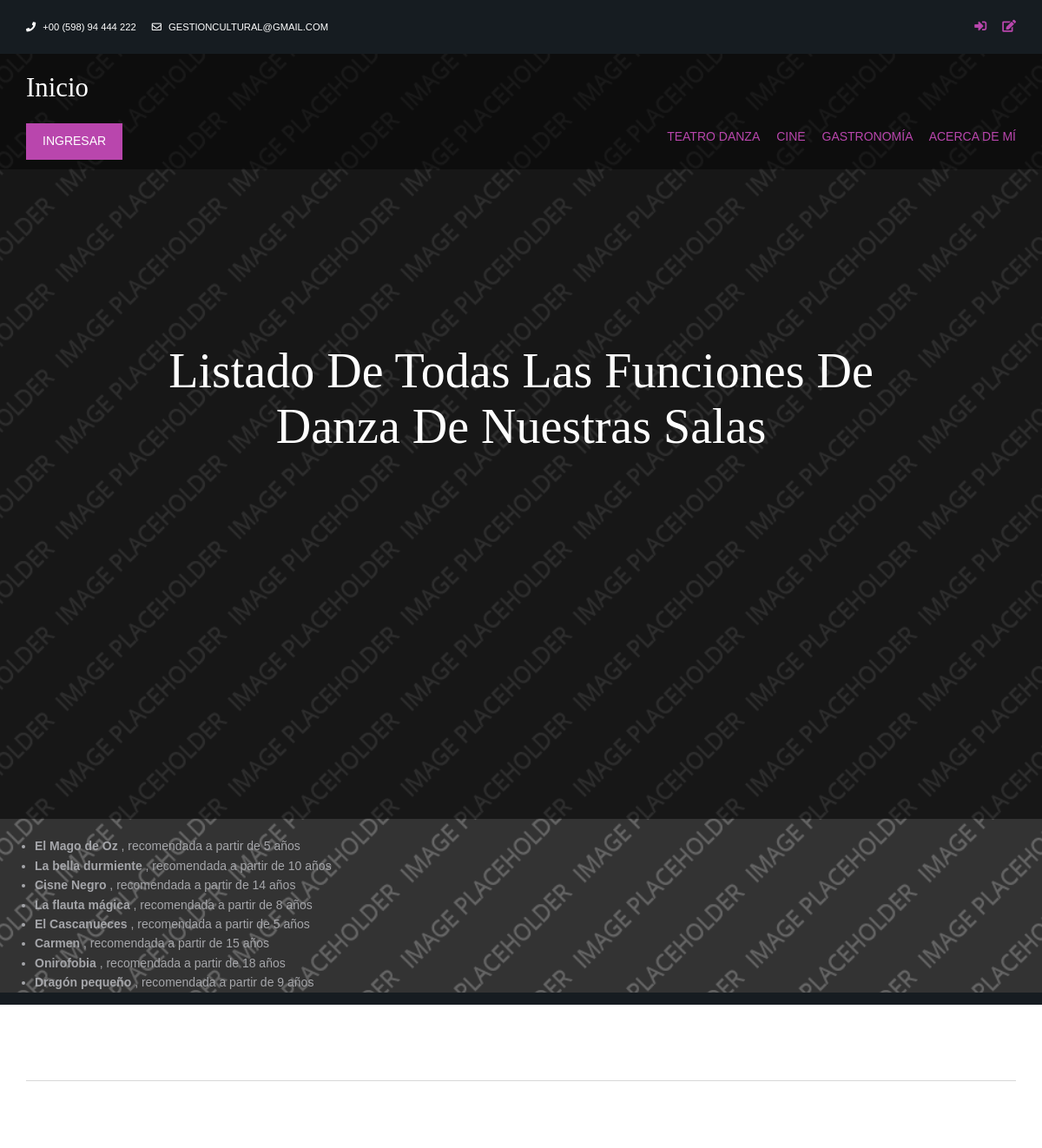
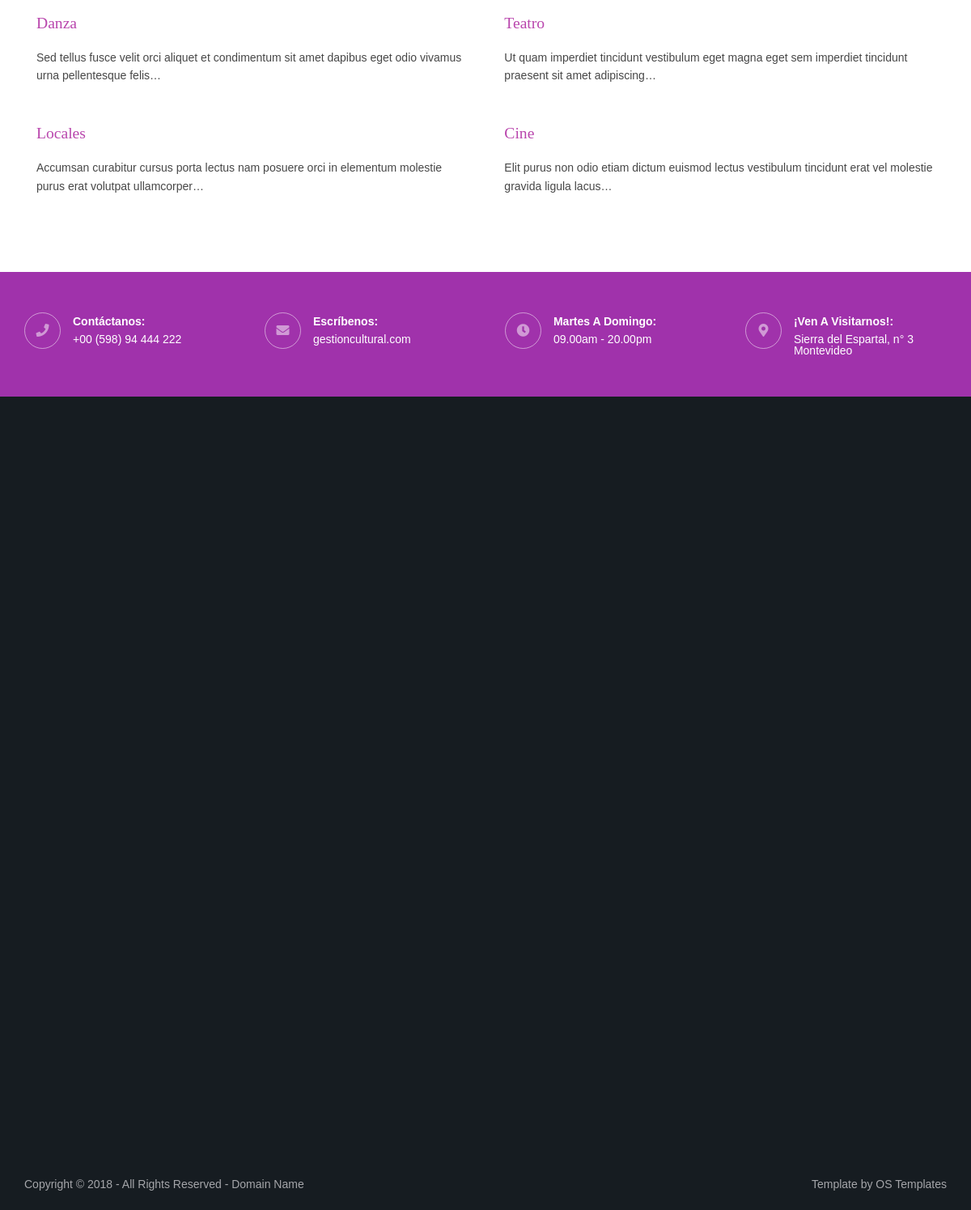
The app's page /gestion_cultural/lista-danza/ with its own data (2 pictures, top to bottom).
### AppGestiondeCultura/models.py (models this page shows, shortened)
class Danza (models.Model):
    nombre = models.CharField (max_length=35)
    edad = models.IntegerField ()
    fecha = models.DateField(null=True)
    clasico = models.BooleanField(null=True)
    independiente = models.BooleanField(null=True)

### AppGestiondeCultura/views.py (the view)
# urls.py: path('lista-danza/', lista_danza, name='ListaDanza'),
def lista_danza (req):
    listado_danza = Danza.objects.all()
    return render (req, "lista_danza.html", {"listado_danza" : listado_danza})

### AppGestiondeCultura/templates/lista_danza.html (shortened to what this page needs)
{% extends 'padre.html' %}
{%block ContenidoVariable %}
    <div class="overlay">
        <div id="pageintro" class="hoc clear">
        <article>
            <h5 class="heading">Listado de todas las funciones de danza de nuestras salas</h>
        </article>
        </div>
    </div>
            <ul>
                {% for lista_danza in listado_danza %}
                    <li> <strong> {{lista_danza.nombre}} </strong>, recomendada a partir de {{lista_danza.edad}} años </li>
                {% endfor %}
            </ul>
{%endblock ContenidoVariable %}

### AppGestiondeCultura/static/layout/styles/layout.css (style rules this page uses)
#pageintro { padding:200px 0 400px; }
#pageintro article, #pageintro article p { display:block; max-width:75%; margin:0 auto; text-align:center; }
#pageintro .heading { margin-bottom:20px; font-size:4rem; }
*, *::before, *::after { transition:all .3s ease-in-out; }
body { color:#A5A6AA; background-color:#161C21; }
.overlay { color:#FFFFFF; background-color:inherit; }
.overlay::after { color:inherit; background-color:rgba(0,0,0,.55); }
#pageintro { color:#FFFFFF; }
@media screen and (min-width:1140px) { .hoc { max-width:1140px; } }

### AppGestiondeCultura/static/layout/styles/framework.css (style rules this page uses)
html { overflow-y:scroll; overflow-x:hidden; }
html, body { margin:0; padding:0; font-size:14px; line-height:1.6em; }
*, *::before, *::after { box-sizing:border-box; }
.overlay { position:relative; z-index:1; }
.overlay::after { display:block; position:absolute; top:0; left:0; width:100%; height:100%; content:""; z-index:-1; }
.clear, .group { display:block; }
.clear::before, .clear::after, .group::before, .group::after { display:table; content:""; }
.clear, .clear::after, .group, .group::after { clear:both; }
body, input, textarea, select { font-family:Verdana, Geneva, sans-serif; }
h1, h2, h3, h4, h5, h6, .heading { font-family:Georgia, "Times New Roman", Times, serif; }
::placeholder { opacity:1; }
h1, h2, h3, h4, h5, h6, .heading { margin:0 0 20px 0; font-size:1.4rem; line-height:normal; font-weight:normal; text-transform:capitalize; }
.hoc { display:block; margin:0 auto; }
address, article, aside, figcaption, figure, footer, header, main, nav, section { display:block; margin:0; padding:0; }

### records on screen
Danza: nombre "El Mago de Oz", edad "5"
Danza: nombre "La bella durmiente", edad "10"
Danza: nombre "Cisne Negro", edad "14"
Danza: nombre "La flauta mágica", edad "8"
Danza: nombre "El Cascanueces", edad "5"
Danza: nombre "Carmen", edad "15"
Danza: nombre "Onirofobia", edad "18"
Danza: nombre "Dragón pequeño", edad "9"
